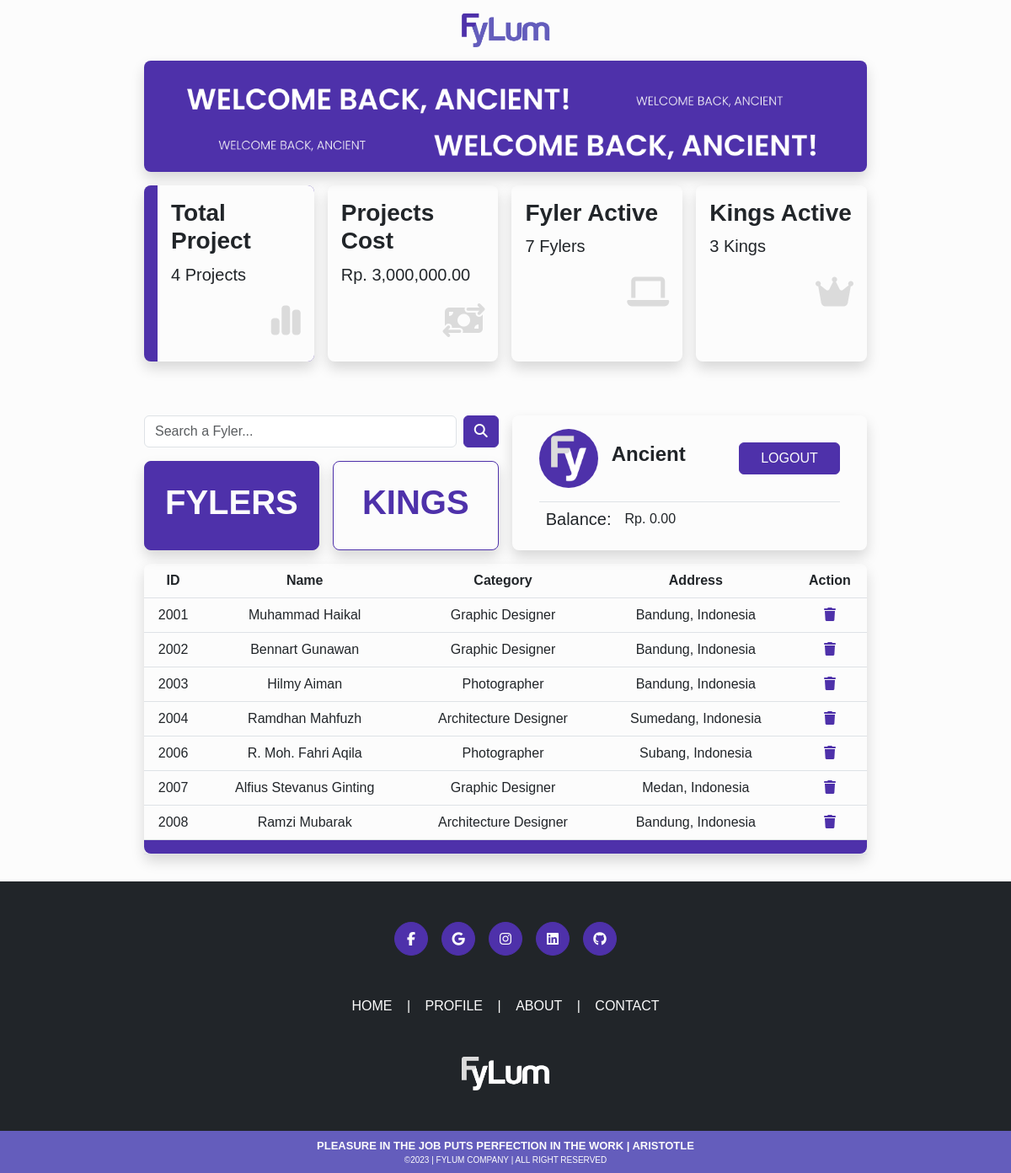
The app's page /ancients/index.php (signed in) with its own data.
### tables this page shows
CREATE TABLE IF NOT EXISTS `fylers` (
  `fyler_id` int(11) NOT NULL AUTO_INCREMENT,
  `account_email` varchar(50) NOT NULL DEFAULT '',
  `fyler_name` varchar(50) NOT NULL DEFAULT '',
  `fyler_cate` varchar(50) NOT NULL DEFAULT '',
  `fyler_desc` varchar(500) NOT NULL DEFAULT '',
  `fyler_age` int(11) NOT NULL,
  `fyler_add` varchar(50) NOT NULL DEFAULT '',
  `fyler_balance` int(11) NOT NULL,
  `fyler_photo` varchar(50) NOT NULL DEFAULT '',
  `fyler_project` int(11) NOT NULL,
  PRIMARY KEY (`fyler_id`),
  KEY `FK__fylers` (`account_email`),
  CONSTRAINT `FK__fylers` FOREIGN KEY (`account_email`) REFERENCES `accounts` (`account_email`) ON DELETE NO ACTION ON UPDATE NO ACTION
);

### ancients/index.php (the view, shortened to what this page needs)
<?php
include('../server/connection.php');
if (isset($_SESSION['logged_in'])) {
  $ancient_balance = $_SESSION['ancient_balance'];
}
?>
<?php
$q_t_project = "SELECT COUNT(*) AS total_project FROM projects";
$r_t_project = mysqli_query($conn, $q_t_project);
$row_t_project = mysqli_fetch_assoc($r_t_project);
$total_project = $row_t_project['total_project'];
?>
<?php
$q_t_cost = "SELECT SUM(project_cost) AS total_cost FROM projects WHERE project_status = 'finished'";
$r_t_cost = mysqli_query($conn, $q_t_cost);
$row_t_cost = mysqli_fetch_assoc($r_t_cost);
$total_cost = $row_t_cost['total_cost'];
?>
<?php
$q_fyler = "SELECT * FROM fylers";
$r_fyler = mysqli_query($conn, $q_fyler);
$total_fyler = mysqli_num_rows($r_fyler);
?>
<?php
$q_king = "SELECT * FROM kings";
$r_king = mysqli_query($conn, $q_king);
$total_king = mysqli_num_rows($r_king);
?>
<!DOCTYPE html>
<html lang="en">
<head>
  <link rel="stylesheet" href="../bootstrap/css/bootstrap.css" />
  <link rel="stylesheet" href="../bootstrap/css/main.css" />
  <link href="https://cdn.jsdelivr.net/npm/@sweetalert2/theme-dark@4/dark.css" rel="stylesheet" />
</head>
<body class="bg-main-purple">
  <main>
    <div class="position-absolute top-0 start-50 translate-middle-x text-center mt-3">
      <a href="index.php">
        <img src="../assets/images/icons/fylum.png" alt="" height="40px">
      </a>
    </div>
    <div class="container-fluid bg-nearly-white pb-3 m-0 text-dark">
      <div class="container-fluid w-75 pt-5">
        <div class="mt-4 mb-3">
          <img class="shadow w-100 rounded-3" src="../assets/images/contents/banner_ancient.png" alt="">
        </div>
        <div class="d-flex mb-5">
          <div class="shadow w-25 rounded-3 mb-3 ps-3 me-3 bg-main-purple">
            <div class="bg-nearly-white text-dark w-100 h-100 p-3 rounded-end-3">
              <h3 class="fw-bold">Total Project</h3>
              <p class="fw-light fs-5">
                <?= $total_project ?> Projects
              </p>
              <h1 class="text-end text-main-grey"><i class="fa-solid fa-chart-simple"></i></h1>
            </div>
          </div>
          <div class="shadow w-25 rounded-3 mb-3 me-3 p-3">
            <h3 class="fw-bold">Projects Cost</h3>
            <p class="fw-light fs-5">Rp.
              <?= number_format($total_cost) ?>.00
            </p>
            <h1 class="text-end text-main-grey"><i class="fa-solid fa-money-bill-transfer"></i></h1>
          </div>
          <div class="shadow w-25 rounded-3 mb-3 me-3 p-3">
            <h3 class="fw-bold">Fyler Active</h3>
            <p class="fw-light fs-5">
              <?= $total_fyler ?> Fylers
            </p>
            <h1 class="text-end text-main-grey"><i class="fa-solid fa-laptop"></i></h1>
          </div>
          <div class="shadow w-25 rounded-3 mb-3 p-3">
            <h3 class="fw-bold">Kings Active</h3>
            <p class="fw-light fs-5">
              <?= $total_king ?> Kings
            </p>
            <h1 class="text-end text-main-grey"><i class="fa-solid fa-crown"></i></h1>
          </div>
        </div>
        <div class="d-flex mt-5">
          <div class="w-50 mb-3 me-3">
            <div class="w-100">
              <form action="" method="POST">
                <div class="d-flex mb-3">
                  <input class="form-control" type="text" name="keyword" placeholder="Search a Fyler...">
                  <button class="btn btn-purple ms-2" name="btn_search"><i
                      class="fa-solid fa-magnifying-glass"></i></button>
                </div>
              </form>
              <?php if (isset($_GET['tbl'])) {
                if ($_GET['tbl'] == 'fyler') {
                  $btn_king = 'btn-light-purple';
                  $btn_fyler = 'btn-purple';
                } else {
                  $btn_king = 'btn-purple';
                  $btn_fyler = 'btn-light-purple';
                }
              } else {
                $btn_king = 'btn-light-purple';
                $btn_fyler = 'btn-purple';
              } ?>
              <div class="w-100 d-flex">
                <a class="text-decoration-none shadow w-50 p-4 rounded-3 text-center <?= $btn_fyler ?>"
                  href="index.php?tbl=fyler">
                  <h1 class="fw-bold">FYLERS</h1>
                </a>
                <a class="shadow w-50 p-4 ms-3 rounded-3 text-center text-decoration-none <?= $btn_king ?>"
                  href="index.php?tbl=king">
                  <h1 class="fw-bold">KINGS</h1>
                </a>
              </div>
            </div>
          </div>
          <div class="shadow w-50 mb-3 rounded-3 px-3">
            <div class="d-flex mx-3 py-3 align-items-center">
              <img class="object-fit-cover rounded-circle" src="../assets/images/icons/fy_main.png" alt="" height="70px"
                width="70px">
              <div class="d-flex align-items-center justify-content-between w-100">
                <h4 class="fw-bold ms-3">Ancient</h4>
                <a class="" href="index.php?logout=1">
                  <button class="btn btn-purple" style="width: 120px;">LOGOUT</button>
                </a>
              </div>
            </div>
            <div class="d-flex mx-3 px-2 pt-2 border-top">
              <h5>Balance:</h5>
              <p class="ms-3">Rp.
                <?= number_format($ancient_balance) ?>.00
              </p>
            </div>
          </div>
        </div>
        <div class="shadow rounded-3">
          <div class="w-100">
            <table class="table">
              <thead class="text-center fw-bold">
                <th scope="col">ID</th>
                <th scope="col">Name</th>
                <th scope="col">Category</th>
                <th scope="col">Address</th>
                <th scope="col">Action</th>
              </thead>
              <?php if (isset($_GET['tbl'])) { ?>
                <?php if ($_GET['tbl'] == 'fyler') { ?>
                  <?php while ($row = mysqli_fetch_assoc($r_fyler)) { ?>
                    <tr class="text-center table-row">
                      <td>
                        <?= $row['fyler_id'] ?>
                      </td>
                      <td>
                        <?= $row['fyler_name'] ?>
                      </td>
                      <td>
                        <?= $row['fyler_cate'] ?>
                      </td>
                      <td>
                        <?= $row['fyler_add'] ?>
                      </td>
                      <td><a class="link-purple" href=""><i class="fa-solid fa-trash"></i></a></td>
                    </tr>
                  <?php } ?>
                <?php } else { ?>
                  <?php while ($row = mysqli_fetch_assoc($r_king)) { ?>
                    <tr class="text-center table-row">
                      <td>
                        <?= $row['king_id'] ?>
                      </td>
                      <td>
                        <?= $row['king_name'] ?>
                      </td>
                      <td>
                        <?= $row['king_desc'] ?>
                      </td>
                      <td>
                        <?= $row['king_add'] ?>
                      </td>
                      <td><a class="link-purple" href=""><i class="fa-solid fa-trash"></i></a></td>
                    </tr>
                  <?php } ?>
                <?php } ?>
              <?php } else if (!isset($_GET['tbl'])) { ?>
                <?php while ($row = mysqli_fetch_assoc($r_fyler)) { ?>
                    <tr class="text-center table-row">
                      <td>
                      <?= $row['fyler_id'] ?>
                      </td>
                      <td>
                      <?= $row['fyler_name'] ?>
                      </td>
                      <td>
                      <?= $row['fyler_cate'] ?>
                      </td>
                      <td>
                      <?= $row['fyler_add'] ?>
                      </td>
                      <td><a class="link-purple" href=""><i class="fa-solid fa-trash"></i></a></td>
                    </tr>
                <?php } ?>
              <?php } ?>
              <tr class="bg-main-purple w-100">
                <td class="rounded-bottom-3" colspan="5"></td>
              </tr>
            </table>
          </div>
        </div>
      </div>
    </div>
  </main>
  <footer>
    <div>
      <div class="container-fluid bg-dark p-0">
        <div class="container">
          <div class="d-flex justify-content-center p-5">
            <a class="text-light text-decoration-none" href="">
              <div class="d-flex align-items-center justify-content-center btn-purple btn-circle rounded-circle mx-2">
                <i class="fa-brands fa-facebook-f"></i>
              </div>
            </a>
            <a class="text-light text-decoration-none" href="">
              <div class="d-flex align-items-center justify-content-center btn-purple btn-circle rounded-circle mx-2">
                <i class="fa-brands fa-google"></i>
              </div>
            </a>
            <a class="text-light text-decoration-none" href="">
              <div class="d-flex align-items-center justify-content-center btn-purple btn-circle rounded-circle mx-2">
                <i class="fa-brands fa-instagram"></i>
              </div>
            </a>
            <a class="text-light text-decoration-none" href="">
              <div class="d-flex align-items-center justify-content-center btn-purple btn-circle rounded-circle mx-2">
                <i class="fa-brands fa-linkedin"></i>
              </div>
            </a>
            <a class="text-light text-decoration-none" href="https://github.com/bennartdg/fylum" target="_blank">
              <div class="d-flex align-items-center justify-content-center btn-purple btn-circle rounded-circle mx-2">
                <i class="fa-brands fa-github"></i>
              </div>
            </a>
          </div>
          <div class="pb-5 d-flex justify-content-center">
            <div class="d-flex justify-content-evenly" style="width: 400px;">
              <a href="" class="link-light-purple">HOME</a>
              <span>|</span>
              <a href="" class="link-light-purple">PROFILE</a>
              <span>|</span>
              <a href="" class="link-light-purple">ABOUT</a>
              <span>|</span>
              <a href="" class="link-light-purple">CONTACT</a>
            </div>
          </div>
          <div class="text-center pb-5">
            <a href="index.php">
              <img src="../assets/images/icons/fylum_light.png" alt="" height="40px">
            </a>
          </div>
        </div>
        <div class="bg-secondary-purple text-center p-2">
          <p class="text-uppercase fw-semibold m-0" style="font-size: small;">Pleasure in the job puts perfection in the
            work | Aristotle</p>
          <p class="m-0" style="font-size: x-small;">&copy;2023 | FYLUM COMPANY | ALL RIGHT RESERVED</p>
        </div>
      </div>
    </div>
  </footer>
</body>
</html>

### records on screen
fylers: fyler_id "2001", fyler_name "Muhammad Haikal", fyler_cate "Graphic Designer", fyler_add "Bandung, Indonesia"
fylers: fyler_id "2002", fyler_name "Bennart Gunawan", fyler_cate "Graphic Designer", fyler_add "Bandung, Indonesia"
fylers: fyler_id "2003", fyler_name "Hilmy Aiman", fyler_cate "Photographer", fyler_add "Bandung, Indonesia"
fylers: fyler_id "2004", fyler_name "Ramdhan Mahfuzh", fyler_cate "Architecture Designer", fyler_add "Sumedang, Indonesia"
fylers: fyler_id "2006", fyler_name "R. Moh. Fahri Aqila", fyler_cate "Photographer", fyler_add "Subang, Indonesia"
fylers: fyler_id "2007", fyler_name "Alfius Stevanus Ginting", fyler_cate "Graphic Designer", fyler_add "Medan, Indonesia"
fylers: fyler_id "2008", fyler_name "Ramzi Mubarak", fyler_cate "Architecture Designer", fyler_add "Bandung, Indonesia"

### other values on screen
$total_project "4"
$total_cost "3,000,000"
$total_fyler "7"
$total_king "3"
$ancient_balance "0"
